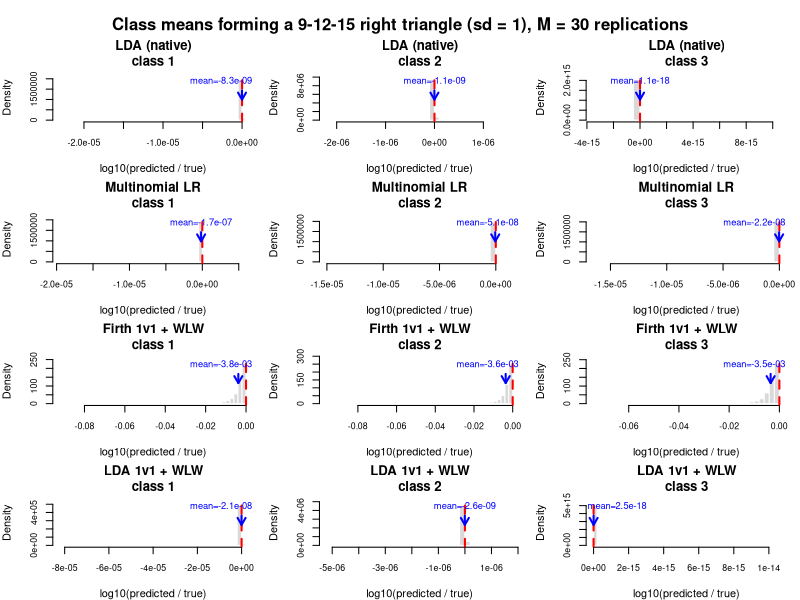
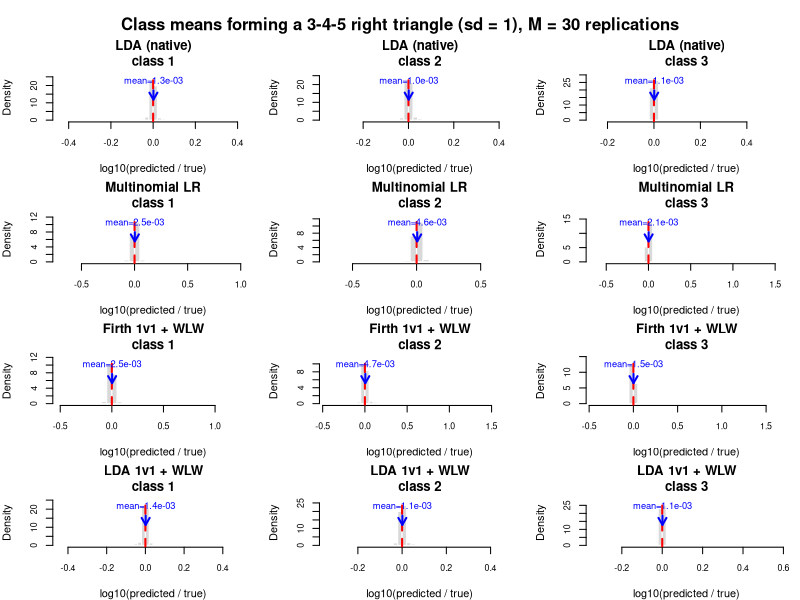

Source code (R) for these figures, in order:
# Calibration of four MULTICLASS classifiers on the 3-class problem.
#
# Setup as in the other three_class_* scripts: bivariate Normal classes,
# identity covariance, means forming a right triangle, 150 points per class,
# repeated over n_reps Monte Carlo samples.
#
# TWO GEOMETRIES are run, because the answer depends entirely on separation:
#   * 9-12-15  -- the geometry used by the coupling figures elsewhere in this
#                 project. Nearest means are 9 sd apart, so the true posterior
#                 is 1 to within machine epsilon at essentially every sampled
#                 point. Calibration is then unmeasurable for any model whose
#                 predictions also saturate: the log-ratio is exactly 0 up to
#                 double-precision round-off, and the histograms show noise at
#                 the 1e-16 level rather than model behaviour. Kept because
#                 documenting that ceiling is itself informative.
#   * 3-4-5    -- same shape scaled down, nearest means 3 sd apart. The classes
#                 now overlap enough that true posteriors span a resolvable
#                 range, so differences between the models are real.
#
# Models compared (all producing a full 3-class probability vector):
#   1. LDA, fit natively on all three classes at once
#   2. Multinomial (softmax) logistic regression, also native multiclass
#   3. One-vs-one Firth logistic regression + Wu-Lin-Weng coupling
#   4. One-vs-one LDA + Wu-Lin-Weng coupling
#
# Ground truth is the exact Bayes-optimal posterior computed from the TRUE
# generating means (equal priors, identity covariance).
#
# For each (model, class k) pair we histogram log10(p_hat(k) / p_true(k)),
# evaluated at the sampled points that actually belong to class k. So these
# panels show how much probability mass each model places on the CORRECT class
# relative to the Bayes rule: zero means matching Bayes, negative means the
# model hedges more than Bayes does.
#
# Everything is computed on the LOG scale via logsumexp: at wide separation a
# linear-scale posterior rounds to exactly 1 or 0 in double precision, which
# would silently turn the quantity of interest into log(1) = 0 for every model
# and hide all the differences. The WLW coupling is the one component that
# cannot be moved into log space -- it is defined by an iteration on the
# probability simplex -- but its inputs can still be built without precision
# loss (see the note on filling both directions of each pairwise comparison
# below), which is what keeps its output meaningful here.

suppressPackageStartupMessages({
  library(MASS)   # lda
  library(nnet)   # multinom
})

n_reps <- 30      # Monte Carlo replications
n      <- 150     # points per class
K      <- 3

## The two geometries. Each is a right triangle with the right angle at class
## 1; the leg lengths are the nearest-neighbour separations in units of sd.
geometries <- list(
  `9-12-15` = list(mus = list(c(0, 0), c(9, 0), c(0, 12)), tag = "sep9"),
  `3-4-5`   = list(mus = list(c(0, 0), c(3, 0), c(0, 4)),  tag = "sep3")
)
ln10 <- log(10)
## Floor for genuine double-precision underflow only (plogis(-eta) underflows
## to 0 once eta exceeds about 745). Far below the 1e-10 clamp the earlier
## scripts needed, because we never form a losing probability by subtraction.
clamp_eps_floor <- 1e-300

logsumexp <- function(v) {
  m <- max(v)
  m + log(sum(exp(v - m)))
}
## Row-wise: matrix of log-scores -> matrix of log-probabilities.
log_softmax_rows <- function(M) {
  t(apply(M, 1, function(v) v - logsumexp(v)))
}

## ---- Firth logistic regression (multi-dim design matrix) ------------------
firth_logistic <- function(X, y, tol = 1e-8, max_iter = 50) {
  X <- cbind(Intercept = 1, X)
  beta <- rep(0, ncol(X))
  for (i in 1:max_iter) {
    eta  <- as.vector(X %*% beta)
    p_i  <- plogis(eta)
    W    <- p_i * (1 - p_i)
    XtWX <- t(X) %*% (X * W)
    XtWX_inv <- solve(XtWX)
    h <- W * rowSums((X %*% XtWX_inv) * X)
    U_star <- t(X) %*% (y - p_i + h * (0.5 - p_i))
    step <- as.vector(XtWX_inv %*% U_star)
    beta <- beta + step
    if (max(abs(step)) < tol) break
  }
  beta
}

## ---- Wu, Lin & Weng (2004) coupling ---------------------------------------
## eps is an ABSOLUTE tolerance on max|Qp - pQp|. WLW's published default is
## 0.005/k, which is fine when the coupled probabilities are only ever read at
## argmax resolution, but far too loose here: it leaves an error of order 1e-4
## in log10(p) whenever the pairwise log-odds are moderate (|eta| ~ 2-8), which
## is precisely the regime Firth's shrinkage puts us in, and is a few percent
## of the effect being measured. Tightened to 1e-12; this costs a handful of
## extra iterations and changes nothing once |eta| >~ 12, where the iteration
## already converges on the first pass.
wlw_couple <- function(r, max_iter = 200, eps = 1e-12) {
  k <- nrow(r)
  Q <- matrix(0, k, k)
  for (t in 1:k) {
    Q[t, t] <- sum(r[-t, t]^2)
    for (j in setdiff(1:k, t)) Q[t, j] <- -r[j, t] * r[t, j]
  }
  p <- rep(1 / k, k)
  for (iter in 1:max_iter) {
    Qp  <- as.vector(Q %*% p)
    pQp <- sum(p * Qp)
    if (max(abs(Qp - pQp)) < eps) break
    for (t in 1:k) {
      diff  <- (-Qp[t] + pQp) / Q[t, t]
      p[t]  <- p[t] + diff
      pQp   <- (pQp + diff * (diff * Q[t, t] + 2 * Qp[t])) / (1 + diff)^2
      Qp    <- (Qp + diff * Q[t, ]) / (1 + diff)
      p     <- p / (1 + diff)
    }
  }
  p / sum(p)
}

## ---- One replication -------------------------------------------------------
fit_one_rep <- function(rep_id, mus) {
  Xs <- lapply(mus, function(m) cbind(rnorm(n, m[1], 1), rnorm(n, m[2], 1)))
  X  <- do.call(rbind, Xs)
  y  <- factor(rep(1:K, each = n))
  dat <- data.frame(x = X[, 1], y2 = X[, 2], class = y)

  ## --- Ground truth: exact Bayes posterior from the TRUE means -------------
  ## Equal priors + identity covariance -> log density is -0.5 * squared dist.
  logf <- sapply(mus, function(m)
    -0.5 * rowSums((X - matrix(m, nrow(X), 2, byrow = TRUE))^2))
  log_p_true <- log_softmax_rows(logf)

  ## --- 1. LDA, native multiclass ------------------------------------------
  ## Computed from the pooled-covariance discriminant directly rather than via
  ## predict.lda()$posterior, which returns linear-scale posteriors that round
  ## to exactly 1/0 at this separation.
  mhat  <- lapply(1:K, function(k) colMeans(Xs[[k]]))
  Sigma <- Reduce(`+`, lapply(1:K, function(k) (n - 1) * cov(Xs[[k]]))) / (K * n - K)
  Sinv  <- solve(Sigma)
  delta <- sapply(1:K, function(k) {
    mk <- mhat[[k]]
    as.numeric(X %*% (Sinv %*% mk)) - 0.5 * as.numeric(t(mk) %*% Sinv %*% mk) +
      log(1 / K)
  })
  log_p_lda <- log_softmax_rows(delta)

  ## --- 2. Multinomial (softmax) logistic regression ------------------------
  ## The classes are linearly separable here, so the MLE does not exist and the
  ## coefficients diverge; multinom() stops at maxit. We keep the linear
  ## predictors and softmax them ourselves, again to stay off the linear scale.
  mn <- suppressWarnings(multinom(class ~ x + y2, data = dat,
                                  trace = FALSE, maxit = 500))
  B   <- rbind(0, coef(mn))                       # reference class 1 -> zero row
  eta <- cbind(1, X) %*% t(B)
  log_p_mn <- log_softmax_rows(eta)

  ## --- One-vs-one + WLW coupling, for two different base classifiers -------
  ## Given a function eta_pair(a, b) returning the signed log-odds of class a
  ## over class b at every point, build the pairwise matrix and couple it.
  ##
  ## Both directions of each pair are filled directly as plogis(+eta) and
  ## plogis(-eta), rather than computing one and taking 1 - it. This matters:
  ## at this separation the winning side is 1 - 1e-18, which rounds to exactly
  ## 1.0 in double precision, so the complement "1 - r" collapses to exactly 0
  ## and destroys the losing side entirely. plogis(-eta) computes that same
  ## losing probability directly and stays accurate down to ~1e-308. Since
  ## Q[t,t] = sum(r[-t,t]^2) is built precisely from those losing entries,
  ## computing them this way is what keeps Q[t,t] strictly positive, and so is
  ## what actually prevents the divide-by-zero that the clamp was there to
  ## paper over. The floor is retained only for genuine underflow (|eta|
  ## beyond about 745).
  couple_wlw <- function(eta_pair) {
    R <- array(0, dim = c(nrow(X), K, K))
    for (pr in combn(K, 2, simplify = FALSE)) {
      a <- pr[1]; b <- pr[2]
      eta_ab <- eta_pair(a, b)
      R[, a, b] <- pmax(plogis(eta_ab),  clamp_eps_floor)
      R[, b, a] <- pmax(plogis(-eta_ab), clamp_eps_floor)
    }
    log(t(vapply(seq_len(nrow(X)), function(i) wlw_couple(R[i, , ]), numeric(K))))
  }

  ## --- 3. One-vs-one Firth + WLW coupling ---------------------------------
  betas <- list()
  for (pr in combn(K, 2, simplify = FALSE)) {
    lo <- pr[1]; hi <- pr[2]
    idx <- y %in% c(lo, hi)
    betas[[paste0(lo, "_", hi)]] <-
      firth_logistic(X[idx, , drop = FALSE], as.integer(y[idx] == hi))
  }
  eta_pair_firth <- function(a, b) {
    lo <- min(a, b); hi <- max(a, b)
    eta <- as.vector(cbind(1, X) %*% betas[[paste0(lo, "_", hi)]])
    if (a == hi) eta else -eta
  }
  log_p_firth_wlw <- couple_wlw(eta_pair_firth)

  ## --- 4. One-vs-one LDA + WLW coupling ------------------------------------
  ## Each pair gets its own two-class LDA, fit only on that pair's data (so its
  ## pooled covariance and class means differ from the native multiclass fit in
  ## step 1). For two groups the LDA discriminant IS a linear log-odds, so we
  ## form it in closed form and keep it unsaturated, exactly as for Firth.
  lda_pair <- list()
  for (pr in combn(K, 2, simplify = FALSE)) {
    lo <- pr[1]; hi <- pr[2]
    Xlo <- Xs[[lo]]; Xhi <- Xs[[hi]]
    S <- ((nrow(Xlo) - 1) * cov(Xlo) + (nrow(Xhi) - 1) * cov(Xhi)) /
         (nrow(Xlo) + nrow(Xhi) - 2)
    Si <- solve(S)
    mlo <- colMeans(Xlo); mhi <- colMeans(Xhi)
    w <- as.numeric(Si %*% (mhi - mlo))
    b <- -0.5 * as.numeric(t(mhi) %*% Si %*% mhi - t(mlo) %*% Si %*% mlo) +
         log(nrow(Xhi) / nrow(Xlo))
    lda_pair[[paste0(lo, "_", hi)]] <- list(w = w, b = b)
  }
  eta_pair_lda <- function(a, b) {
    lo <- min(a, b); hi <- max(a, b)
    cf  <- lda_pair[[paste0(lo, "_", hi)]]
    eta <- as.numeric(X %*% cf$w + cf$b)
    if (a == hi) eta else -eta
  }
  log_p_lda_wlw <- couple_wlw(eta_pair_lda)

  logs <- list(LDA = log_p_lda, Multinom = log_p_mn,
               `Firth+WLW` = log_p_firth_wlw, `LDA+WLW` = log_p_lda_wlw)

  ## Keep only each point's OWN class (class k panel <- class k points).
  own <- as.integer(y)
  do.call(rbind, lapply(names(logs), function(mname) {
    lp <- logs[[mname]]
    data.frame(
      rep         = rep_id,
      model       = mname,
      class       = own,
      log_p_true  = log_p_true[cbind(seq_along(own), own)],
      log_p_hat   = lp[cbind(seq_along(own), own)],
      log10_ratio = (lp[cbind(seq_along(own), own)] -
                     log_p_true[cbind(seq_along(own), own)]) / ln10
    )
  }))
}

model_order  <- c("LDA", "Multinom", "Firth+WLW", "LDA+WLW")
model_labels <- c(LDA = "LDA (native)", Multinom = "Multinomial LR",
                  `Firth+WLW` = "Firth 1v1 + WLW", `LDA+WLW` = "LDA 1v1 + WLW")

## ---- Run one geometry end to end ------------------------------------------
run_geometry <- function(geom_name, geom) {
  cat(sprintf("\n================ geometry %s ================\n", geom_name))
  ## Reset the seed per geometry so the two runs are independent replicates of
  ## the same design rather than one continuing the other's RNG stream.
  set.seed(1)
  results <- do.call(rbind, lapply(seq_len(n_reps), fit_one_rep, mus = geom$mus))

  ## Report anything the log scale could not represent.
  n_inf <- sum(!is.finite(results$log10_ratio))
  if (n_inf > 0) {
    cat(sprintf("NOTE: %d of %d rows have non-finite log-ratio (p_hat underflowed to 0); excluded from histograms.\n",
                n_inf, nrow(results)))
  }
  ok <- is.finite(results$log10_ratio)
  cat("\nMean log10(p_hat / p_true) by model and class:\n")
  print(signif(tapply(results$log10_ratio[ok],
                      list(results$model[ok], results$class[ok]), mean), 3))
  cat("\nSD of log10(p_hat / p_true) by model and class:\n")
  print(signif(tapply(results$log10_ratio[ok],
                      list(results$model[ok], results$class[ok]), sd), 3))
  cat("\n(0 = matches Bayes; negative = less mass on the correct class than Bayes.\n")
  cat(" Values at the 1e-16 level are double-precision round-off, not signal.)\n")

  out_csv <- file.path(getwd(), sprintf("three_class_calibration_%s.csv", geom$tag))
  write.csv(results, out_csv, row.names = FALSE)
  cat("Wrote", out_csv, "\n")

  ## ---- Plot: 4 models x 3 classes -----------------------------------------
  out_png <- file.path(getwd(), sprintf("three_class_calibration_hists_%s.png", geom$tag))
  png(out_png, width = 10, height = 11, units = "in", res = 150)
  par(mfrow = c(4, 3), mar = c(4, 4, 3, 1), oma = c(0, 0, 2.5, 0))
  for (m in model_order) {
    for (k in 1:K) {
      v <- results$log10_ratio[results$model == m & results$class == k]
      v <- v[is.finite(v)]
      h <- hist(v, breaks = 40, plot = FALSE)
      ymax <- max(h$density) * 1.15
      hist(v, breaks = h$breaks, freq = FALSE, col = "grey85", border = "white",
           xlab = "log10(predicted / true)", ylim = c(0, ymax), cex.axis = 0.8,
           main = sprintf("%s\nclass %d", unname(model_labels[m]), k))
      abline(v = 0, col = "red", lwd = 2, lty = 2)
      mval <- mean(v)
      arrows(x0 = mval, y0 = ymax * 0.65, x1 = mval, y1 = ymax * 0.45,
             col = "blue", lwd = 2, length = 0.08)
      ## Always scientific notation, so panels spanning wildly different
      ## magnitudes (1e-18 for LDA vs 1e-3 for Firth+WLW) stay comparable at a
      ## glance instead of switching between fixed and exponential format.
      lab <- sprintf("mean=%.1e", mval)
      ## Keep the label inside the panel: pos = 3 centres it on x, so shift x
      ## in by half the string width whenever the mean sits near either edge.
      usr <- par("usr")
      half <- strwidth(lab, cex = 0.85) / 2
      x_lab <- min(max(mval, usr[1] + half * 1.05), usr[2] - half * 1.05)
      text(x_lab, ymax * 0.65, lab, col = "blue", pos = 3, cex = 0.85)
    }
  }
  mtext(sprintf("Class means forming a %s right triangle (sd = 1), M = %d replications",
                geom_name, n_reps), outer = TRUE, cex = 1.0, font = 2)
  invisible(dev.off())
  cat("Wrote", out_png, "\n")
  invisible(results)
}

for (gname in names(geometries)) run_geometry(gname, geometries[[gname]])
